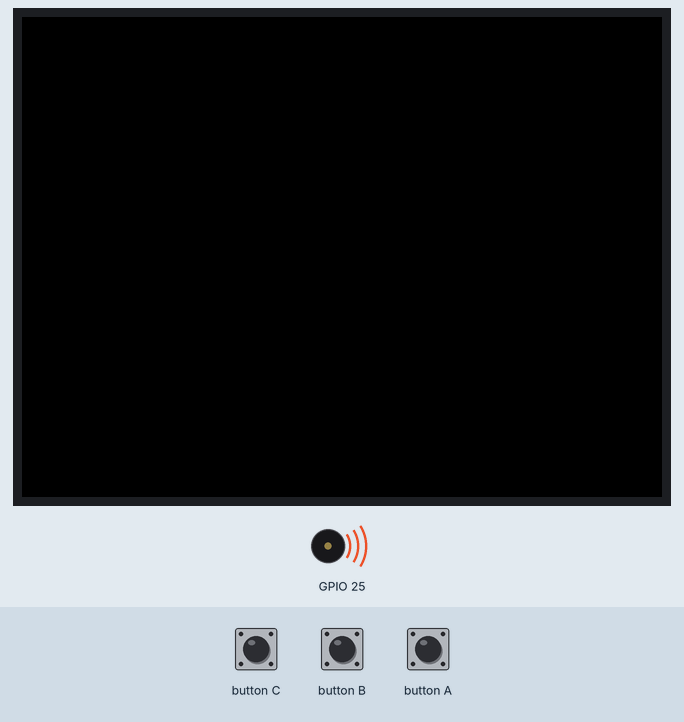
A sketch run on a simulated ESP32. On the bench: 320×240 colour display, buzzer (waves = sounding).

Above: at 0.27 s.
At 3.1 s:
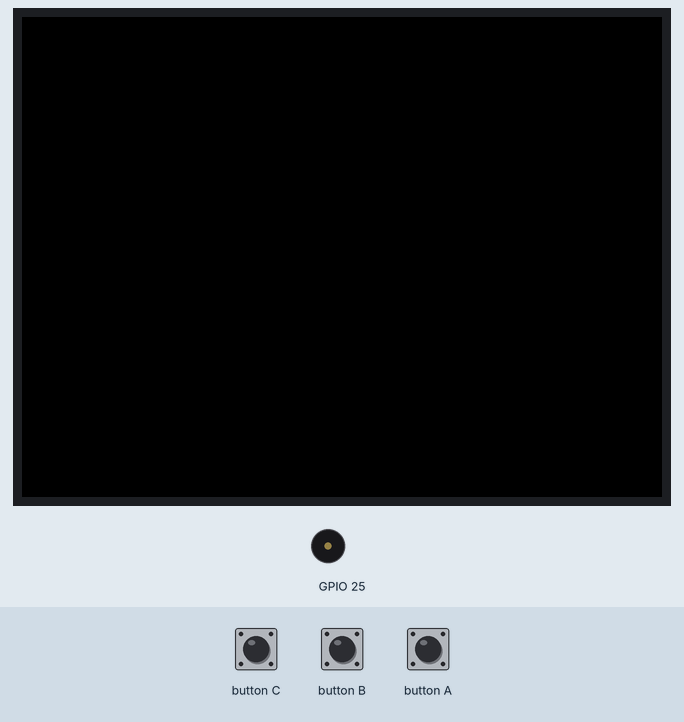
Timing chart, 0 to 5.5 s (numbered marks = the images above):
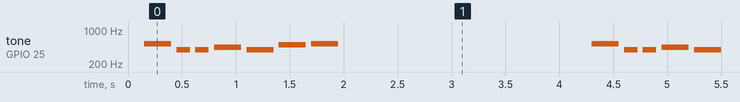

The sketch:

lab3.ino
```cpp
#include<M5Stack.h>

const int C = 262;
const int D = 294;
const int E = 330;
const int F = 349;
const int G = 392;
const int A = 440;
const int B = 494;
const int C5 = 524;

const int note[] = {
 C5,G,G,A,G,B,C5};
const int duration[] = {
    4,8,8,4,4,4,4,4
};


void setup() {

M5.begin();


}

void loop(){
  for(int i=0; i<8; i++){
    int wait = 1000/duration[i];
    M5.Speaker.tone(note[i]);
    delay(wait);
    M5.Speaker.mute();
    delay(50);

  }
  M5.Speaker.mute();
  delay(2000);
  M5.update();
}
```

Measured:
- by itself, tone on GPIO 25: repeats every 4.2 s: 2 × (silent 0.05 s, 392 Hz 0.13 s), silent 0.05 s, 440 Hz 0.25 s, silent 0.05 s, 392 Hz 0.25 s, silent 0.05 s, 494 Hz 0.25 s, silent 0.05 s, 524 Hz 0.25 s, silent 2.4 s, 524 Hz 0.25 s
